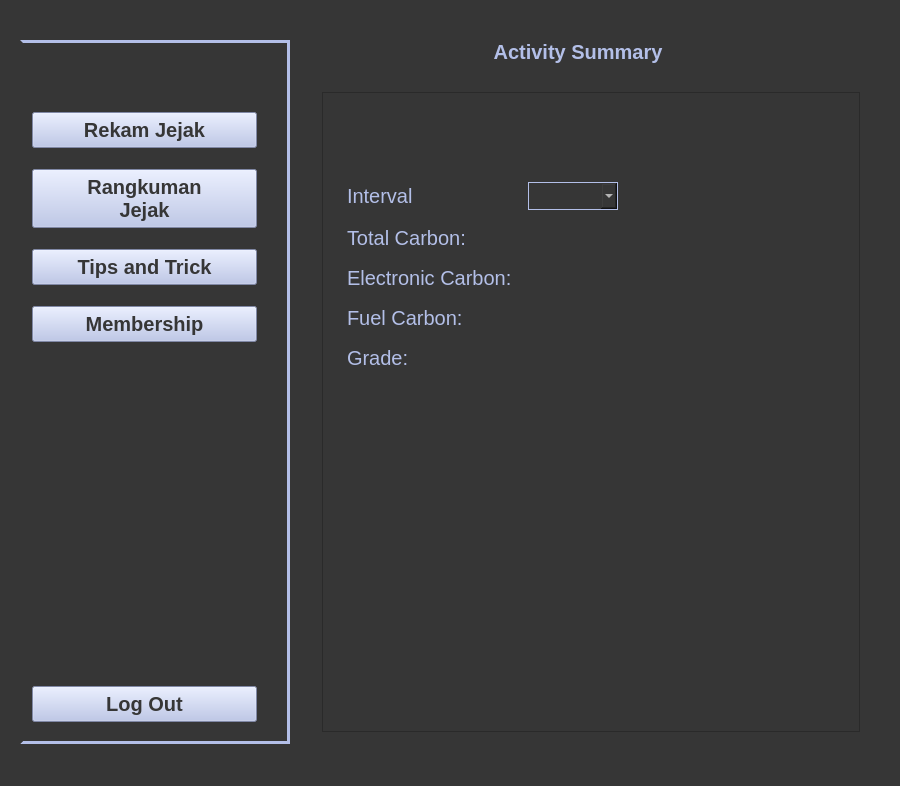
<?xml version="1.0" encoding="UTF-8"?>
<ui version="4.0">
 <class>MainWindow</class>
 <widget class="QMainWindow" name="MainWindow">
  <property name="geometry">
   <rect>
    <x>0</x>
    <y>0</y>
    <width>900</width>
    <height>786</height>
   </rect>
  </property>
  <property name="windowTitle">
   <string>MainWindow</string>
  </property>
  <property name="styleSheet">
   <string notr="true">background-color: rgb(54, 54, 54);</string>
  </property>
  <widget class="QWidget" name="centralwidget">
   <layout class="QGridLayout" name="gridLayout">
    <property name="leftMargin">
     <number>20</number>
    </property>
    <property name="topMargin">
     <number>20</number>
    </property>
    <property name="rightMargin">
     <number>20</number>
    </property>
    <property name="bottomMargin">
     <number>20</number>
    </property>
    <item row="1" column="0" rowspan="7">
     <widget class="QFrame" name="sidebarFrame">
      <property name="sizePolicy">
       <sizepolicy hsizetype="Minimum" vsizetype="Ignored">
        <horstretch>0</horstretch>
        <verstretch>0</verstretch>
       </sizepolicy>
      </property>
      <property name="minimumSize">
       <size>
        <width>270</width>
        <height>0</height>
       </size>
      </property>
      <property name="styleSheet">
       <string notr="true">QFrame#sidebarFrame{border-width: 3px; border-style: solid; border-color: rgb(179, 191, 232) rgb(179, 191, 232)  rgb(179, 191, 232) rgb(54, 54, 54) ;}</string>
      </property>
      <property name="frameShape">
       <enum>QFrame::StyledPanel</enum>
      </property>
      <property name="frameShadow">
       <enum>QFrame::Raised</enum>
      </property>
      <layout class="QVBoxLayout" name="verticalLayout">
       <property name="rightMargin">
        <number>30</number>
       </property>
       <item>
        <spacer name="verticalSpacer_6">
         <property name="orientation">
          <enum>Qt::Vertical</enum>
         </property>
         <property name="sizeType">
          <enum>QSizePolicy::Fixed</enum>
         </property>
         <property name="sizeHint" stdset="0">
          <size>
           <width>20</width>
           <height>10</height>
          </size>
         </property>
        </spacer>
       </item>
       <item>
        <widget class="QLabel" name="lbl_logo">
         <property name="sizePolicy">
          <sizepolicy hsizetype="Preferred" vsizetype="Maximum">
           <horstretch>0</horstretch>
           <verstretch>0</verstretch>
          </sizepolicy>
         </property>
         <property name="styleSheet">
          <string notr="true">border: none;</string>
         </property>
         <property name="text">
          <string>&lt;html&gt;&lt;head/&gt;&lt;body&gt;&lt;p align=&quot;center&quot;&gt;&lt;img src=&quot;:/logo/img/logo.png&quot;/&gt;&lt;/p&gt;&lt;/body&gt;&lt;/html&gt;</string>
         </property>
        </widget>
       </item>
       <item>
        <spacer name="verticalSpacer_7">
         <property name="orientation">
          <enum>Qt::Vertical</enum>
         </property>
         <property name="sizeType">
          <enum>QSizePolicy::Fixed</enum>
         </property>
         <property name="sizeHint" stdset="0">
          <size>
           <width>20</width>
           <height>30</height>
          </size>
         </property>
        </spacer>
       </item>
       <item>
        <widget class="QPushButton" name="btn_activity">
         <property name="cursor">
          <cursorShape>PointingHandCursor</cursorShape>
         </property>
         <property name="styleSheet">
          <string notr="true">font-size: 15pt; background-color: rgb(179, 191, 232); font-weight: Bold;
color: rgb(54, 54, 54);
 padding: 5px;</string>
         </property>
         <property name="text">
          <string>Rekam Jejak</string>
         </property>
        </widget>
       </item>
       <item>
        <spacer name="verticalSpacer_3">
         <property name="orientation">
          <enum>Qt::Vertical</enum>
         </property>
         <property name="sizeType">
          <enum>QSizePolicy::Fixed</enum>
         </property>
         <property name="sizeHint" stdset="0">
          <size>
           <width>20</width>
           <height>15</height>
          </size>
         </property>
        </spacer>
       </item>
       <item>
        <widget class="QPushButton" name="btn_summary">
         <property name="cursor">
          <cursorShape>PointingHandCursor</cursorShape>
         </property>
         <property name="styleSheet">
          <string notr="true">font-size: 15pt; background-color: rgb(179, 191, 232); font-weight: Bold;
color: rgb(54, 54, 54);
 padding: 5px;</string>
         </property>
         <property name="text">
          <string>Rangkuman
Jejak</string>
         </property>
        </widget>
       </item>
       <item>
        <spacer name="verticalSpacer_4">
         <property name="orientation">
          <enum>Qt::Vertical</enum>
         </property>
         <property name="sizeType">
          <enum>QSizePolicy::Fixed</enum>
         </property>
         <property name="sizeHint" stdset="0">
          <size>
           <width>20</width>
           <height>15</height>
          </size>
         </property>
        </spacer>
       </item>
       <item>
        <widget class="QPushButton" name="btn_tnt">
         <property name="cursor">
          <cursorShape>PointingHandCursor</cursorShape>
         </property>
         <property name="styleSheet">
          <string notr="true">font-size: 15pt; background-color: rgb(179, 191, 232); font-weight: Bold;
color: rgb(54, 54, 54);
 padding: 5px;</string>
         </property>
         <property name="text">
          <string>Tips and Trick</string>
         </property>
        </widget>
       </item>
       <item>
        <spacer name="verticalSpacer_5">
         <property name="orientation">
          <enum>Qt::Vertical</enum>
         </property>
         <property name="sizeType">
          <enum>QSizePolicy::Fixed</enum>
         </property>
         <property name="sizeHint" stdset="0">
          <size>
           <width>20</width>
           <height>15</height>
          </size>
         </property>
        </spacer>
       </item>
       <item>
        <widget class="QPushButton" name="btn_membership">
         <property name="cursor">
          <cursorShape>PointingHandCursor</cursorShape>
         </property>
         <property name="styleSheet">
          <string notr="true">font-size: 15pt; background-color: rgb(179, 191, 232); font-weight: Bold;
color: rgb(54, 54, 54);
 padding: 5px;</string>
         </property>
         <property name="text">
          <string>Membership</string>
         </property>
        </widget>
       </item>
       <item>
        <spacer name="verticalSpacer_2">
         <property name="orientation">
          <enum>Qt::Vertical</enum>
         </property>
         <property name="sizeHint" stdset="0">
          <size>
           <width>20</width>
           <height>40</height>
          </size>
         </property>
        </spacer>
       </item>
       <item>
        <widget class="QPushButton" name="btn_logout">
         <property name="cursor">
          <cursorShape>PointingHandCursor</cursorShape>
         </property>
         <property name="styleSheet">
          <string notr="true">font-size: 15pt; background-color: rgb(179, 191, 232); font-weight: Bold;
color: rgb(54, 54, 54);
 padding: 5px;</string>
         </property>
         <property name="text">
          <string>Log Out</string>
         </property>
        </widget>
       </item>
       <item>
        <spacer name="verticalSpacer_8">
         <property name="orientation">
          <enum>Qt::Vertical</enum>
         </property>
         <property name="sizeType">
          <enum>QSizePolicy::Fixed</enum>
         </property>
         <property name="sizeHint" stdset="0">
          <size>
           <width>20</width>
           <height>10</height>
          </size>
         </property>
        </spacer>
       </item>
      </layout>
     </widget>
    </item>
    <item row="0" column="2">
     <spacer name="horizontalSpacer_5">
      <property name="orientation">
       <enum>Qt::Horizontal</enum>
      </property>
      <property name="sizeType">
       <enum>QSizePolicy::Fixed</enum>
      </property>
      <property name="sizeHint" stdset="0">
       <size>
        <width>40</width>
        <height>20</height>
       </size>
      </property>
     </spacer>
    </item>
    <item row="0" column="1">
     <spacer name="horizontalSpacer_2">
      <property name="orientation">
       <enum>Qt::Horizontal</enum>
      </property>
      <property name="sizeType">
       <enum>QSizePolicy::Fixed</enum>
      </property>
      <property name="sizeHint" stdset="0">
       <size>
        <width>20</width>
        <height>20</height>
       </size>
      </property>
     </spacer>
    </item>
    <item row="3" column="6">
     <spacer name="verticalSpacer_9">
      <property name="orientation">
       <enum>Qt::Vertical</enum>
      </property>
      <property name="sizeType">
       <enum>QSizePolicy::Fixed</enum>
      </property>
      <property name="sizeHint" stdset="0">
       <size>
        <width>20</width>
        <height>10</height>
       </size>
      </property>
     </spacer>
    </item>
    <item row="0" column="6">
     <spacer name="horizontalSpacer_3">
      <property name="orientation">
       <enum>Qt::Horizontal</enum>
      </property>
      <property name="sizeType">
       <enum>QSizePolicy::Minimum</enum>
      </property>
      <property name="sizeHint" stdset="0">
       <size>
        <width>60</width>
        <height>20</height>
       </size>
      </property>
     </spacer>
    </item>
    <item row="4" column="2" rowspan="2" colspan="5">
     <widget class="QScrollArea" name="mainScroll">
      <property name="sizePolicy">
       <sizepolicy hsizetype="Expanding" vsizetype="Expanding">
        <horstretch>0</horstretch>
        <verstretch>0</verstretch>
       </sizepolicy>
      </property>
      <property name="widgetResizable">
       <bool>true</bool>
      </property>
      <property name="alignment">
       <set>Qt::AlignLeading|Qt::AlignLeft|Qt::AlignTop</set>
      </property>
      <widget class="QWidget" name="wrap">
       <property name="geometry">
        <rect>
         <x>0</x>
         <y>0</y>
         <width>527</width>
         <height>618</height>
        </rect>
       </property>
       <layout class="QVBoxLayout" name="verticalLayout_2">
        <item>
         <layout class="QVBoxLayout" name="vcontent">
          <item>
           <spacer name="verticalSpacer_12">
            <property name="orientation">
             <enum>Qt::Vertical</enum>
            </property>
            <property name="sizeType">
             <enum>QSizePolicy::Fixed</enum>
            </property>
            <property name="sizeHint" stdset="0">
             <size>
              <width>20</width>
              <height>20</height>
             </size>
            </property>
           </spacer>
          </item>
          <item>
           <layout class="QHBoxLayout" name="HBoxPieChart">
            <item>
             <spacer name="horizontalSpacer_8">
              <property name="orientation">
               <enum>Qt::Horizontal</enum>
              </property>
              <property name="sizeHint" stdset="0">
               <size>
                <width>40</width>
                <height>20</height>
               </size>
              </property>
             </spacer>
            </item>
            <item>
             <spacer name="horizontalSpacer_9">
              <property name="orientation">
               <enum>Qt::Horizontal</enum>
              </property>
              <property name="sizeHint" stdset="0">
               <size>
                <width>40</width>
                <height>20</height>
               </size>
              </property>
             </spacer>
            </item>
           </layout>
          </item>
          <item>
           <spacer name="verticalSpacer_10">
            <property name="orientation">
             <enum>Qt::Vertical</enum>
            </property>
            <property name="sizeType">
             <enum>QSizePolicy::Fixed</enum>
            </property>
            <property name="sizeHint" stdset="0">
             <size>
              <width>20</width>
              <height>40</height>
             </size>
            </property>
           </spacer>
          </item>
          <item>
           <layout class="QGridLayout" name="details">
            <item row="3" column="3">
             <widget class="QLabel" name="total_entry">
              <property name="sizePolicy">
               <sizepolicy hsizetype="Maximum" vsizetype="Maximum">
                <horstretch>0</horstretch>
                <verstretch>0</verstretch>
               </sizepolicy>
              </property>
              <property name="styleSheet">
               <string notr="true">font-size: 15pt; color: white; </string>
              </property>
              <property name="text">
               <string/>
              </property>
              <property name="alignment">
               <set>Qt::AlignLeading|Qt::AlignLeft|Qt::AlignTop</set>
              </property>
             </widget>
            </item>
            <item row="10" column="1">
             <widget class="QLabel" name="lbl_fuel_2">
              <property name="sizePolicy">
               <sizepolicy hsizetype="Maximum" vsizetype="Maximum">
                <horstretch>0</horstretch>
                <verstretch>0</verstretch>
               </sizepolicy>
              </property>
              <property name="styleSheet">
               <string notr="true">font-size: 15pt; color: rgb(179, 191, 232); </string>
              </property>
              <property name="text">
               <string>Grade:</string>
              </property>
              <property name="alignment">
               <set>Qt::AlignLeading|Qt::AlignLeft|Qt::AlignTop</set>
              </property>
             </widget>
            </item>
            <item row="3" column="1">
             <widget class="QLabel" name="lbl_total">
              <property name="sizePolicy">
               <sizepolicy hsizetype="Maximum" vsizetype="Maximum">
                <horstretch>0</horstretch>
                <verstretch>0</verstretch>
               </sizepolicy>
              </property>
              <property name="styleSheet">
               <string notr="true">font-size: 15pt; color: rgb(179, 191, 232); </string>
              </property>
              <property name="text">
               <string>Total Carbon:</string>
              </property>
              <property name="alignment">
               <set>Qt::AlignLeading|Qt::AlignLeft|Qt::AlignTop</set>
              </property>
             </widget>
            </item>
            <item row="6" column="4">
             <spacer name="verticalSpacer_16">
              <property name="orientation">
               <enum>Qt::Vertical</enum>
              </property>
              <property name="sizeType">
               <enum>QSizePolicy::Fixed</enum>
              </property>
              <property name="sizeHint" stdset="0">
               <size>
                <width>20</width>
                <height>10</height>
               </size>
              </property>
             </spacer>
            </item>
            <item row="5" column="2">
             <spacer name="horizontalSpacer_12">
              <property name="orientation">
               <enum>Qt::Horizontal</enum>
              </property>
              <property name="sizeType">
               <enum>QSizePolicy::Fixed</enum>
              </property>
              <property name="sizeHint" stdset="0">
               <size>
                <width>10</width>
                <height>5</height>
               </size>
              </property>
             </spacer>
            </item>
            <item row="11" column="1">
             <spacer name="verticalSpacer_11">
              <property name="orientation">
               <enum>Qt::Vertical</enum>
              </property>
              <property name="sizeHint" stdset="0">
               <size>
                <width>20</width>
                <height>40</height>
               </size>
              </property>
             </spacer>
            </item>
            <item row="4" column="4">
             <spacer name="verticalSpacer_15">
              <property name="orientation">
               <enum>Qt::Vertical</enum>
              </property>
              <property name="sizeType">
               <enum>QSizePolicy::Fixed</enum>
              </property>
              <property name="sizeHint" stdset="0">
               <size>
                <width>20</width>
                <height>10</height>
               </size>
              </property>
             </spacer>
            </item>
            <item row="8" column="3">
             <widget class="QLabel" name="fuel_entry">
              <property name="sizePolicy">
               <sizepolicy hsizetype="Maximum" vsizetype="Maximum">
                <horstretch>0</horstretch>
                <verstretch>0</verstretch>
               </sizepolicy>
              </property>
              <property name="styleSheet">
               <string notr="true">font-size: 15pt; color: white; </string>
              </property>
              <property name="text">
               <string/>
              </property>
              <property name="alignment">
               <set>Qt::AlignLeading|Qt::AlignLeft|Qt::AlignTop</set>
              </property>
             </widget>
            </item>
            <item row="8" column="1">
             <widget class="QLabel" name="lbl_fuel">
              <property name="sizePolicy">
               <sizepolicy hsizetype="Maximum" vsizetype="Maximum">
                <horstretch>0</horstretch>
                <verstretch>0</verstretch>
               </sizepolicy>
              </property>
              <property name="styleSheet">
               <string notr="true">font-size: 15pt; color: rgb(179, 191, 232); </string>
              </property>
              <property name="text">
               <string>Fuel Carbon:</string>
              </property>
              <property name="alignment">
               <set>Qt::AlignLeading|Qt::AlignLeft|Qt::AlignTop</set>
              </property>
             </widget>
            </item>
            <item row="1" column="3">
             <widget class="QComboBox" name="interval_entry">
              <property name="sizePolicy">
               <sizepolicy hsizetype="Minimum" vsizetype="Fixed">
                <horstretch>0</horstretch>
                <verstretch>0</verstretch>
               </sizepolicy>
              </property>
              <property name="styleSheet">
               <string notr="true">border-width: 1px; border-style: solid; border-color: rgb(179, 191, 232) rgb(179, 191, 232) rgb(179, 191, 232) rgb(179, 191, 232);
color: white;
font-size: 15pt;
</string>
              </property>
              <property name="currentText">
               <string/>
              </property>
              <property name="placeholderText">
               <string/>
              </property>
             </widget>
            </item>
            <item row="1" column="4">
             <spacer name="horizontalSpacer_10">
              <property name="orientation">
               <enum>Qt::Horizontal</enum>
              </property>
              <property name="sizeHint" stdset="0">
               <size>
                <width>40</width>
                <height>20</height>
               </size>
              </property>
             </spacer>
            </item>
            <item row="5" column="1">
             <widget class="QLabel" name="lbl_electric">
              <property name="sizePolicy">
               <sizepolicy hsizetype="Maximum" vsizetype="Maximum">
                <horstretch>0</horstretch>
                <verstretch>0</verstretch>
               </sizepolicy>
              </property>
              <property name="styleSheet">
               <string notr="true">font-size: 15pt; color: rgb(179, 191, 232); </string>
              </property>
              <property name="text">
               <string>Electronic Carbon:</string>
              </property>
              <property name="alignment">
               <set>Qt::AlignLeading|Qt::AlignLeft|Qt::AlignTop</set>
              </property>
             </widget>
            </item>
            <item row="3" column="0">
             <spacer name="horizontalSpacer_11">
              <property name="orientation">
               <enum>Qt::Horizontal</enum>
              </property>
              <property name="sizeType">
               <enum>QSizePolicy::Fixed</enum>
              </property>
              <property name="sizeHint" stdset="0">
               <size>
                <width>15</width>
                <height>20</height>
               </size>
              </property>
             </spacer>
            </item>
            <item row="1" column="1">
             <widget class="QLabel" name="lbl_interval">
              <property name="sizePolicy">
               <sizepolicy hsizetype="Maximum" vsizetype="Preferred">
                <horstretch>0</horstretch>
                <verstretch>0</verstretch>
               </sizepolicy>
              </property>
              <property name="styleSheet">
               <string notr="true">font-size: 15pt; color: rgb(179, 191, 232); </string>
              </property>
              <property name="text">
               <string>Interval</string>
              </property>
             </widget>
            </item>
            <item row="5" column="3">
             <widget class="QLabel" name="electronic_entry">
              <property name="sizePolicy">
               <sizepolicy hsizetype="Maximum" vsizetype="Maximum">
                <horstretch>0</horstretch>
                <verstretch>0</verstretch>
               </sizepolicy>
              </property>
              <property name="styleSheet">
               <string notr="true">font-size: 15pt; color: white; </string>
              </property>
              <property name="text">
               <string/>
              </property>
              <property name="alignment">
               <set>Qt::AlignLeading|Qt::AlignLeft|Qt::AlignTop</set>
              </property>
             </widget>
            </item>
            <item row="2" column="4">
             <spacer name="verticalSpacer_14">
              <property name="orientation">
               <enum>Qt::Vertical</enum>
              </property>
              <property name="sizeType">
               <enum>QSizePolicy::Fixed</enum>
              </property>
              <property name="sizeHint" stdset="0">
               <size>
                <width>20</width>
                <height>10</height>
               </size>
              </property>
             </spacer>
            </item>
            <item row="9" column="4">
             <spacer name="verticalSpacer_17">
              <property name="orientation">
               <enum>Qt::Vertical</enum>
              </property>
              <property name="sizeType">
               <enum>QSizePolicy::Fixed</enum>
              </property>
              <property name="sizeHint" stdset="0">
               <size>
                <width>20</width>
                <height>10</height>
               </size>
              </property>
             </spacer>
            </item>
            <item row="10" column="3">
             <widget class="QLabel" name="grade_entry">
              <property name="sizePolicy">
               <sizepolicy hsizetype="Maximum" vsizetype="Maximum">
                <horstretch>0</horstretch>
                <verstretch>0</verstretch>
               </sizepolicy>
              </property>
              <property name="styleSheet">
               <string notr="true">font-size: 15pt; color: white; </string>
              </property>
              <property name="text">
               <string/>
              </property>
              <property name="alignment">
               <set>Qt::AlignLeading|Qt::AlignLeft|Qt::AlignTop</set>
              </property>
             </widget>
            </item>
           </layout>
          </item>
          <item>
           <spacer name="verticalSpacer_13">
            <property name="orientation">
             <enum>Qt::Vertical</enum>
            </property>
            <property name="sizeHint" stdset="0">
             <size>
              <width>20</width>
              <height>40</height>
             </size>
            </property>
           </spacer>
          </item>
         </layout>
        </item>
       </layout>
      </widget>
     </widget>
    </item>
    <item row="0" column="5">
     <spacer name="horizontalSpacer_4">
      <property name="orientation">
       <enum>Qt::Horizontal</enum>
      </property>
      <property name="sizeType">
       <enum>QSizePolicy::Expanding</enum>
      </property>
      <property name="sizeHint" stdset="0">
       <size>
        <width>40</width>
        <height>20</height>
       </size>
      </property>
     </spacer>
    </item>
    <item row="0" column="0">
     <spacer name="horizontalSpacer">
      <property name="orientation">
       <enum>Qt::Horizontal</enum>
      </property>
      <property name="sizeType">
       <enum>QSizePolicy::Minimum</enum>
      </property>
      <property name="sizeHint" stdset="0">
       <size>
        <width>40</width>
        <height>20</height>
       </size>
      </property>
     </spacer>
    </item>
    <item row="1" column="1" colspan="6">
     <widget class="QLabel" name="lbl_header">
      <property name="styleSheet">
       <string notr="true">font-size: 15pt; color: rgb(179, 191, 232); font-weight: Bold;</string>
      </property>
      <property name="text">
       <string>&lt;html&gt;&lt;head/&gt;&lt;body&gt;&lt;p align=&quot;center&quot;&gt;Activity Summary&lt;/p&gt;&lt;/body&gt;&lt;/html&gt;</string>
      </property>
     </widget>
    </item>
    <item row="0" column="3">
     <spacer name="horizontalSpacer_6">
      <property name="orientation">
       <enum>Qt::Horizontal</enum>
      </property>
      <property name="sizeType">
       <enum>QSizePolicy::Fixed</enum>
      </property>
      <property name="sizeHint" stdset="0">
       <size>
        <width>1</width>
        <height>20</height>
       </size>
      </property>
     </spacer>
    </item>
    <item row="0" column="4">
     <spacer name="horizontalSpacer_7">
      <property name="orientation">
       <enum>Qt::Horizontal</enum>
      </property>
      <property name="sizeType">
       <enum>QSizePolicy::Fixed</enum>
      </property>
      <property name="sizeHint" stdset="0">
       <size>
        <width>40</width>
        <height>20</height>
       </size>
      </property>
     </spacer>
    </item>
    <item row="4" column="7">
     <spacer name="verticalSpacer">
      <property name="orientation">
       <enum>Qt::Vertical</enum>
      </property>
      <property name="sizeHint" stdset="0">
       <size>
        <width>20</width>
        <height>40</height>
       </size>
      </property>
     </spacer>
    </item>
   </layout>
  </widget>
  <widget class="QMenuBar" name="menubar">
   <property name="geometry">
    <rect>
     <x>0</x>
     <y>0</y>
     <width>900</width>
     <height>26</height>
    </rect>
   </property>
  </widget>
  <widget class="QStatusBar" name="statusbar"/>
 </widget>
 <resources>
  <include location="../activity_main/sidebarres.qrc"/>
  <include location="sum_res.qrc"/>
 </resources>
 <connections/>
</ui>
